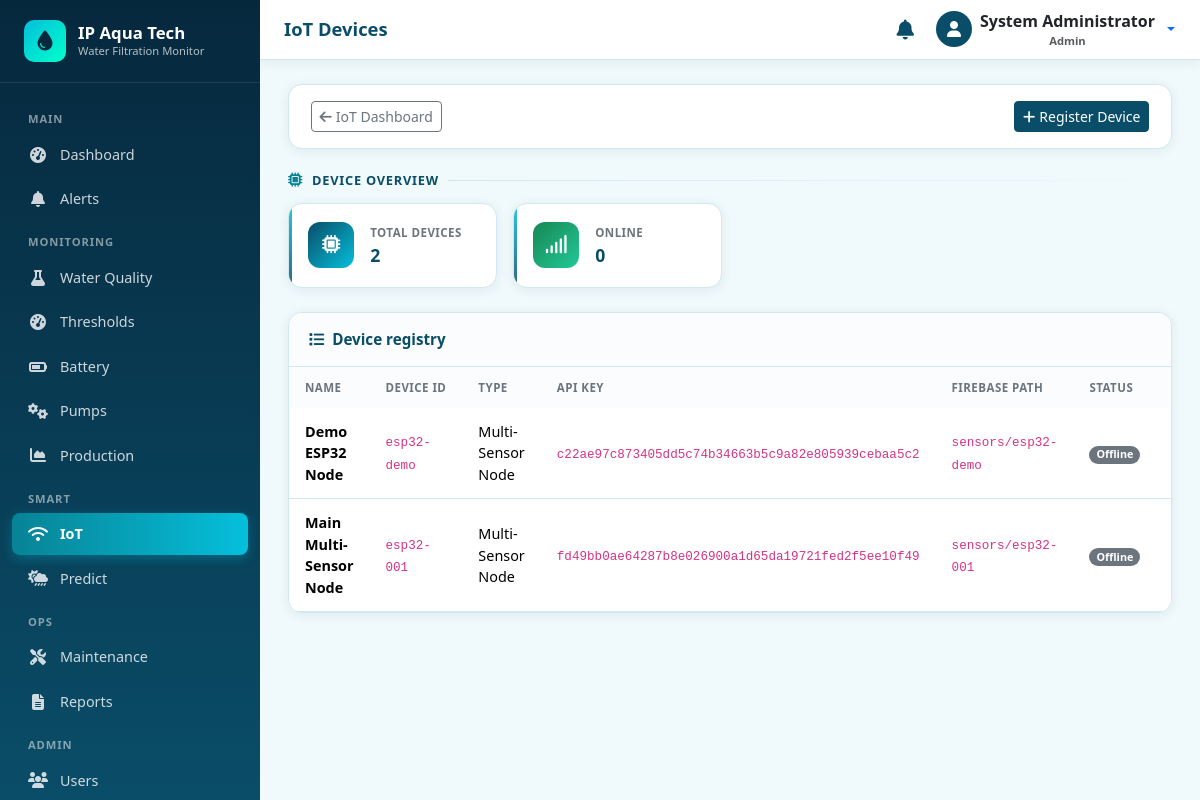
Page /iot/devices/ (signed in) on the committed database.
### accounts/models.py (models this page shows, shortened)
class User(AbstractUser):
    class Role(models.TextChoices):
        ADMIN = 'ADMIN', 'Admin'
        OPERATOR = 'OPERATOR', 'Operator'
    role = models.CharField(
        max_length=20,
        choices=Role.choices,
        default=Role.OPERATOR,
        help_text='User role determining access level',
    )
    phone = models.CharField(max_length=20, blank=True)
    is_active = models.BooleanField(default=True)
    created_at = models.DateTimeField(auto_now_add=True)
    updated_at = models.DateTimeField(auto_now=True)
    class Meta:
        ordering = ['-date_joined']
        verbose_name = 'User'
        verbose_name_plural = 'Users'
    @property
    def is_admin_user(self):
        return self.role == self.Role.ADMIN or self.is_superuser

### iot/models.py (models this page shows, shortened)
class IoTDevice(models.Model):
    class DeviceType(models.TextChoices):
        WATER_QUALITY = 'WATER_QUALITY', 'Water Quality Sensor'
        SOLAR = 'SOLAR', 'Solar Monitor'
        BATTERY = 'BATTERY', 'Battery Monitor'
        TANK = 'TANK', 'Tank Level Sensor'
        PUMP = 'PUMP', 'Pump Controller'
        MULTI = 'MULTI', 'Multi-Sensor Node'
        OTHER = 'OTHER', 'Other'
    class DeviceStatus(models.TextChoices):
        ONLINE = 'ONLINE', 'Online'
        OFFLINE = 'OFFLINE', 'Offline'
        ERROR = 'ERROR', 'Error'
        MAINTENANCE = 'MAINTENANCE', 'Maintenance'
    name = models.CharField(max_length=100)
    device_id = models.CharField(
        max_length=64,
        unique=True,
        help_text='Unique hardware ID used in Firebase paths',
    )
    device_type = models.CharField(
        max_length=20,
        choices=DeviceType.choices,
        default=DeviceType.MULTI,
    )
    api_key = models.CharField(max_length=64, unique=True, editable=False)
    firebase_path = models.CharField(
        max_length=200,
        blank=True,
        help_text='Firebase RTDB path, e.g. sensors/node1',
    )
    location = models.CharField(max_length=200, blank=True)
    status = models.CharField(
        max_length=20,
        choices=DeviceStatus.choices,
        default=DeviceStatus.OFFLINE,
    )
    is_active = models.BooleanField(default=True)
    last_seen = models.DateTimeField(null=True, blank=True)
    firmware_version = models.CharField(max_length=50, blank=True)
    notes = models.TextField(blank=True)
    created_at = models.DateTimeField(auto_now_add=True)
    updated_at = models.DateTimeField(auto_now=True)
    class Meta:
        ordering = ['name']
        verbose_name = 'IoT Device'
        verbose_name_plural = 'IoT Devices'

### iot/views.py (the view)
# urls.py: path('devices/', views.device_list, name='device_list'),
@login_required
def device_list(request):
    mark_stale_devices_offline()
    devices = IoTDevice.objects.all()
    online_count = devices.filter(status=IoTDevice.DeviceStatus.ONLINE).count()
    return render(request, 'iot/device_list.html', {
        'devices': devices,
        'online_count': online_count,
    })

### iot/services.py (called while the page is built)
def mark_stale_devices_offline() -> int:
    seconds = int(get_monitoring_thresholds().get('device_offline_seconds', 60))
    cutoff = timezone.now() - timedelta(seconds=max(seconds, 10))
    return IoTDevice.objects.filter(
        is_active=True,
        last_seen__isnull=False,
        last_seen__lt=cutoff,
    ).exclude(
        status__in=[IoTDevice.DeviceStatus.OFFLINE, IoTDevice.DeviceStatus.MAINTENANCE]
    ).update(status=IoTDevice.DeviceStatus.OFFLINE, updated_at=timezone.now())

### monitoring/models.py (called while the page is built)
def get_monitoring_thresholds():
    defaults = getattr(settings, 'WATER_QUALITY_THRESHOLDS', {}).copy()
    defaults['battery'] = getattr(settings, 'BATTERY_THRESHOLDS', {}).copy()
    defaults['device_offline_seconds'] = 60
    try:
        configured = MonitoringThreshold.objects.first()
    except (OperationalError, ProgrammingError):
        configured = None
    return configured.as_dict() if configured else defaults

### notifications/context_processors.py (called while the page is built)
def unread_notifications(request):
    if request.user.is_authenticated:
        count = Notification.objects.filter(
            is_read=False,
            is_resolved=False,
        ).filter(
            models_q(request.user)
        ).count()
        recent = Notification.objects.filter(
            is_resolved=False,
        ).filter(
            models_q(request.user)
        )[:5]
        return {
            'unread_notification_count': count,
            'recent_notifications': recent,
        }
    return {
        'unread_notification_count': 0,
        'recent_notifications': [],
    }

def models_q(user):
    from django.db.models import Q
    return Q(recipient__isnull=True) | Q(recipient=user)

### templates/iot/device_list.html (shortened to what this page needs)
{% extends 'base.html' %}
{% block page_title %}IoT Devices{% endblock %}
{% block content %}
<div class="card card-aqua mb-4">
  <div class="card-body py-3">
    <div class="d-flex flex-wrap justify-content-between align-items-center gap-2">
      <a href="{% url 'iot:dashboard' %}" class="btn btn-outline-secondary btn-sm">
        <i class="fas fa-arrow-left me-1"></i>IoT Dashboard
      </a>
      {% if user.is_admin_user or user.is_superuser %}
      <a href="{% url 'iot:device_create' %}" class="btn btn-primary btn-sm">
        <i class="fas fa-plus me-1"></i>Register Device
      </a>
      {% endif %}
    </div>
  </div>
</div>
<h2 class="section-title"><i class="fas fa-microchip"></i> Device overview <span class="section-line"></span></h2>
<div class="row g-3 mb-4">
  <div class="col-6 col-lg-3">
    <div class="stat-card">
      <div class="d-flex align-items-center gap-3">
        <div class="stat-icon bg-aqua"><i class="fas fa-microchip"></i></div>
        <div>
          <div class="stat-label">Total Devices</div>
          <div class="stat-value" style="font-size:1.1rem;">{{ devices|length }}</div>
        </div>
      </div>
    </div>
  </div>
  <div class="col-6 col-lg-3">
    <div class="stat-card">
      <div class="d-flex align-items-center gap-3">
        <div class="stat-icon bg-green"><i class="fas fa-signal"></i></div>
        <div>
          <div class="stat-label">Online</div>
          <div class="stat-value" style="font-size:1.1rem;">{{ online_count }}</div>
        </div>
      </div>
    </div>
  </div>
</div>
<div class="card card-aqua">
  <div class="card-header">
    <span><i class="fas fa-list me-2"></i>Device registry</span>
  </div>
  <div class="card-body p-0">
    <div class="table-responsive">
      <table class="table table-aqua mb-0">
        <thead>
          <tr>
            <th>Name</th>
            <th>Device ID</th>
            <th>Type</th>
            <th>API Key</th>
            <th>Firebase Path</th>
            <th>Status</th>
            <th>Actions</th>
          </tr>
        </thead>
        <tbody>
          {% for d in devices %}
          <tr>
            <td class="fw-semibold">{{ d.name }}</td>
            <td><code class="small">{{ d.device_id }}</code></td>
            <td class="small">{{ d.get_device_type_display }}</td>
            <td>
              {% if user.is_admin_user or user.is_superuser %}
              <code class="small">{{ d.api_key }}</code>
              {% else %}
              <span class="text-muted">••••••••</span>
              {% endif %}
            </td>
            <td><code class="small">{{ d.firebase_path }}</code></td>
            <td>
              {% if d.status == 'ONLINE' %}<span class="badge badge-normal rounded-pill">Online</span>
              {% elif d.status == 'ERROR' %}<span class="badge badge-critical rounded-pill">Error</span>
              {% else %}<span class="badge bg-secondary rounded-pill">{{ d.get_status_display }}</span>{% endif %}
            </td>
            <td class="text-nowrap">
            </td>
          </tr>
          {% empty %}
          <tr><td colspan="7" class="text-center text-muted py-4">No devices registered.</td></tr>
          {% endfor %}
        </tbody>
      </table>
    </div>
  </div>
</div>
{% endblock %}

### templates/base.html (shortened to what this page needs)
{% load static %}
<!DOCTYPE html>
<html lang="en">
<head>
  <link href="https://cdn.jsdelivr.net/npm/bootstrap@5.3.3/dist/css/bootstrap.min.css" rel="stylesheet">
  <link href="https://cdnjs.cloudflare.com/ajax/libs/font-awesome/6.5.1/css/all.min.css" rel="stylesheet">
  <link href="{% static 'css/style.css' %}" rel="stylesheet">
</head>
<body {% if chart_url %}data-chart-url="{{ chart_url }}"{% endif %} {% block body_attrs %}{% endblock %}>
  {% if user.is_authenticated %}
  {% include 'includes/sidebar.html' %}
  <div class="main-wrapper">
    <header class="topbar">
      <div class="d-flex align-items-center gap-3">
        <h1 class="page-title">{% block page_title %}Dashboard{% endblock %}</h1>
      </div>
      <div class="d-flex align-items-center gap-3">
        <a href="{% url 'notifications:notification_list' %}" class="btn btn-link text-aqua position-relative p-1">
          <i class="fas fa-bell fa-lg"></i>
        </a>
        <div class="dropdown">
          <button class="btn btn-link text-decoration-none dropdown-toggle d-flex align-items-center gap-2 p-0" type="button" data-bs-toggle="dropdown">
            <span class="rounded-circle bg-aqua d-inline-flex align-items-center justify-content-center text-white" style="width:36px;height:36px;background:var(--aqua-primary);">
              <i class="fas fa-user"></i>
            </span>
            <span class="d-none d-md-inline text-dark fw-semibold">
              {{ user.get_full_name|default:user.username }}
              <small class="d-block text-muted" style="font-size:0.7rem;">{{ user.get_role_display }}</small>
            </span>
          </button>
        </div>
      </div>
    </header>
    <div class="content-area">
      {% block content %}{% endblock %}
    </div>
  </div>
  {% else %}
    {% block auth_content %}{% endblock %}
  {% endif %}
</body>
</html>

### static/css/style.css (style rules this page uses)
:root { --aqua-primary: #0a4d68; --aqua-secondary: #088395; --aqua-accent: #05bfdb; --aqua-light: #00ffca; --aqua-bg: #f0f9fb; --aqua-sidebar: #06283d; --aqua-sidebar-hover: #0a4d68; --aqua-card: #ffffff; --status-normal: #198754; --status-warning: #ffc107; --status-critical: #dc3545; --status-info: #0dcaf0; --text-dark: #1a1a2e; --text-muted: #6c757d; --border-color: #d0e8ef; --sidebar-width: 260px; --topbar-height: 60px; --radius: 12px; --shadow: 0 2px 12px rgba(10, 77, 104, 0.08); --shadow-lg: 0 8px 30px rgba(10, 77, 104, 0.12); }
* { box-sizing: border-box; }
body { font-family: 'Segoe UI', system-ui, -apple-system, sans-serif; background: var(--aqua-bg); color: var(--text-dark); min-height: 100vh; overflow-x: hidden; }
.main-wrapper { margin-left: var(--sidebar-width); min-height: 100vh; transition: margin-left 0.3s ease; }
.topbar { height: var(--topbar-height); background: var(--aqua-card); border-bottom: 1px solid var(--border-color); display: flex; align-items: center; justify-content: space-between; padding: 0 1.5rem; position: sticky; top: 0; z-index: 1030; box-shadow: var(--shadow); }
.topbar .page-title { font-weight: 700; color: var(--aqua-primary); font-size: 1.15rem; margin: 0; }
.content-area { padding: 1.5rem 1.75rem 2.5rem; max-width: 1280px; }
.section-title { font-size: 0.8rem; font-weight: 700; color: var(--aqua-primary); margin: 0.25rem 0 0.9rem; display: flex; align-items: center; gap: 0.55rem; text-transform: uppercase; letter-spacing: 0.06em; }
.section-title i { color: var(--aqua-secondary); font-size: 0.9rem; }
.section-title .section-line { flex: 1; height: 1px; background: linear-gradient(90deg, var(--border-color), transparent); }
.stat-card { background: var(--aqua-card); border-radius: 14px; padding: 1.15rem 1.2rem; box-shadow: var(--shadow); border: 1px solid var(--border-color); height: 100%; transition: transform 0.18s ease, box-shadow 0.18s ease; position: relative; overflow: hidden; min-width: 0; }
.stat-card::before { content: ''; position: absolute; left: 0; top: 0; bottom: 0; width: 3px; background: linear-gradient(180deg, var(--aqua-accent), var(--aqua-primary)); opacity: 0.85; }
.stat-card .stat-icon { width: 46px; height: 46px; border-radius: 12px; display: flex; align-items: center; justify-content: center; font-size: 1.15rem; color: #fff; flex-shrink: 0; }
.stat-card .stat-icon.bg-aqua { background: linear-gradient(135deg, var(--aqua-primary), var(--aqua-accent)); }
.stat-card .stat-icon.bg-green { background: linear-gradient(135deg, #198754, #20c997); }
.stat-card .stat-value { font-size: 1.3rem; font-weight: 700; color: var(--aqua-primary); line-height: 1.25; word-break: break-word; }
.stat-card .stat-label { font-size: 0.72rem; color: var(--text-muted); font-weight: 600; text-transform: uppercase; letter-spacing: 0.04em; margin-bottom: 0.2rem; }
.card-aqua { background: var(--aqua-card); border-radius: 14px; border: 1px solid var(--border-color); box-shadow: var(--shadow); overflow: hidden; }
.card-aqua .card-header { background: #fafcfd; border-bottom: 1px solid var(--border-color); padding: 0.95rem 1.25rem; font-weight: 650; color: var(--aqua-primary); display: flex; align-items: center; justify-content: space-between; flex-wrap: wrap; gap: 0.5rem; font-size: 0.95rem; }
.card-aqua .card-body { padding: 1.25rem 1.35rem; }
.card-aqua .table { margin-bottom: 0; }
.card-aqua .table thead th { font-size: 0.72rem; text-transform: uppercase; letter-spacing: 0.04em; color: var(--text-muted); font-weight: 700; border-bottom-width: 1px; white-space: nowrap; background: #fafcfd; padding: 0.75rem 1rem; }
.card-aqua .table td { vertical-align: middle; font-size: 0.9rem; padding: 0.8rem 1rem; }
.btn-primary { background: var(--aqua-primary); border-color: var(--aqua-primary); }
.table-aqua { margin-bottom: 0; }
.table-aqua thead th { background: var(--aqua-primary); color: #fff; font-weight: 600; font-size: 0.85rem; border: none; padding: 0.75rem 1rem; white-space: nowrap; }
.table-aqua tbody td { padding: 0.75rem 1rem; vertical-align: middle; font-size: 0.9rem; border-color: var(--border-color); }
.text-aqua { color: var(--aqua-primary) !important; }
.fw-semibold { font-weight: 600; }

### rows in the picture
User: get_full_name "System Administrator", role "Admin"
IoTDevice: name "Demo ESP32 Node", device_id "esp32-demo", device_type "Multi-Sensor Node", api_key "c22ae97c873405dd5c74b34663b5c9a82e805939cebaa5c2", firebase_path "sensors/esp32-demo", status "Offline"
IoTDevice: name "Main Multi-Sensor Node", device_id "esp32-001", device_type "Multi-Sensor Node", api_key "fd49bb0ae64287b8e026900a1d65da19721fed2f5ee10f49", firebase_path "sensors/esp32-001", status "Offline"

### other values in the picture
{{ devices|length }} "2"
{{ online_count }} "0"
